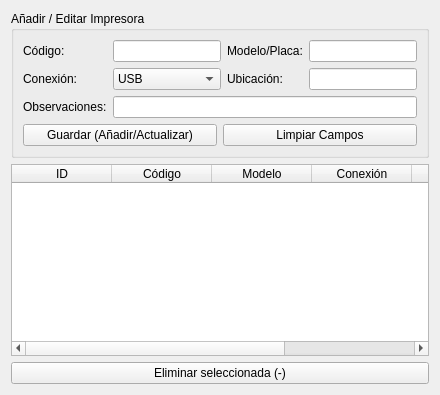
      <widget class="QWidget" name="tab_impresoras">
       <attribute name="title">
        <string>Impresoras</string>
       </attribute>
       <layout class="QVBoxLayout" name="verticalLayout_4">
        <item>
         <widget class="QGroupBox" name="groupBox_3">
          <property name="title">
           <string>Añadir / Editar Impresora</string>
          </property>
          <layout class="QGridLayout" name="gridLayout_4">
           <item row="0" column="0">
            <widget class="QLabel" name="label_22">
             <property name="text">
              <string>Código:</string>
             </property>
            </widget>
           </item>
           <item row="0" column="1">
            <widget class="QLineEdit" name="input_imp_codigo"/>
           </item>
           <item row="0" column="2">
            <widget class="QLabel" name="label_23">
             <property name="text">
              <string>Modelo/Placa:</string>
             </property>
            </widget>
           </item>
           <item row="0" column="3">
            <widget class="QLineEdit" name="input_imp_modelo"/>
           </item>
           <item row="1" column="0">
            <widget class="QLabel" name="label_43">
             <property name="text">
              <string>Conexión:</string>
             </property>
            </widget>
           </item>
           <item row="1" column="1">
            <widget class="QComboBox" name="combo_imp_conexion">
             <item>
              <property name="text">
               <string>USB</string>
              </property>
             </item>
             <item>
              <property name="text">
               <string>LAN</string>
              </property>
             </item>
             <item>
              <property name="text">
               <string>WiFi</string>
              </property>
             </item>
            </widget>
           </item>
           <item row="1" column="2">
            <widget class="QLabel" name="label_24">
             <property name="text">
              <string>Ubicación:</string>
             </property>
            </widget>
           </item>
           <item row="1" column="3">
            <widget class="QLineEdit" name="input_imp_ubicacion"/>
           </item>
           <item row="2" column="0">
            <widget class="QLabel" name="label_31">
             <property name="text">
              <string>Observaciones:</string>
             </property>
            </widget>
           </item>
           <item row="2" column="1" colspan="3">
            <widget class="QLineEdit" name="input_imp_obs"/>
           </item>
           <item row="3" column="0" colspan="4">
            <layout class="QHBoxLayout" name="horizontalLayout_10">
             <item>
              <widget class="QPushButton" name="btn_save_impresora">
               <property name="text">
                <string>Guardar (Añadir/Actualizar)</string>
               </property>
              </widget>
             </item>
             <item>
              <widget class="QPushButton" name="btn_clear_impresora">
               <property name="text">
                <string>Limpiar Campos</string>
               </property>
              </widget>
             </item>
            </layout>
           </item>
          </layout>
         </widget>
        </item>
        <item>
         <widget class="QTableWidget" name="table_impresoras">
          <property name="selectionBehavior">
           <enum>QAbstractItemView::SelectRows</enum>
          </property>
          <attribute name="horizontalHeaderStretchLastSection">
           <bool>true</bool>
          </attribute>
          <column>
           <property name="text">
            <string>ID</string>
           </property>
          </column>
          <column>
           <property name="text">
            <string>Código</string>
           </property>
          </column>
          <column>
           <property name="text">
            <string>Modelo</string>
           </property>
          </column>
          <column>
           <property name="text">
            <string>Conexión</string>
           </property>
          </column>
          <column>
           <property name="text">
            <string>Ubicación</string>
           </property>
          </column>
          <column>
           <property name="text">
            <string>Obs.</string>
           </property>
          </column>
         </widget>
        </item>
        <item>
         <widget class="QPushButton" name="btn_del_impresora">
          <property name="text">
           <string>Eliminar seleccionada (-)</string>
          </property>
         </widget>
        </item>
       </layout>
      </widget>
